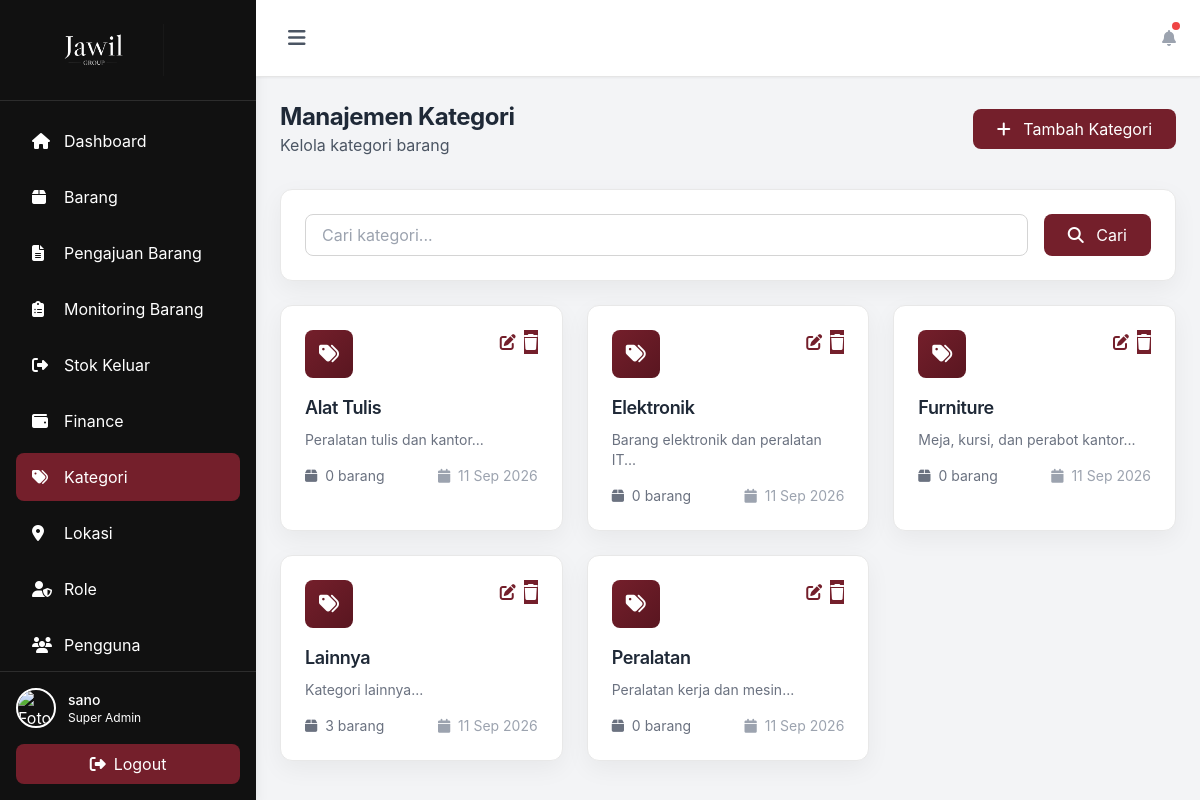
/categories.php (signed in), run on the app's committed database.
### tables this page shows
CREATE TABLE `menus` (
  `id` int(11) NOT NULL,
  `menu_name` varchar(50) NOT NULL,
  `menu_label` varchar(100) NOT NULL,
  `menu_icon` varchar(50) NOT NULL,
  `menu_url` varchar(100) NOT NULL,
  `menu_order` int(11) DEFAULT 0,
  `is_active` tinyint(1) DEFAULT 1,
  `created_at` timestamp NOT NULL DEFAULT current_timestamp()
);

CREATE TABLE `categories` (
  `id` int(11) NOT NULL,
  `category_name` varchar(100) NOT NULL,
  `description` text DEFAULT NULL,
  `created_at` timestamp NOT NULL DEFAULT current_timestamp(),
  `updated_at` timestamp NOT NULL DEFAULT current_timestamp() ON UPDATE current_timestamp()
);

### includes/db.php (called while the page is built, shortened)
<?php
class Database {
    private static $instance = null;
    private $connection;
    private function __construct() {
        try {
            $this->connection = new PDO(
                "mysql:host=" . DB_HOST . ";dbname=" . DB_NAME . ";charset=utf8mb4",
                DB_USER,
                DB_PASS,
                [
                    PDO::ATTR_ERRMODE => PDO::ERRMODE_EXCEPTION,
                    PDO::ATTR_DEFAULT_FETCH_MODE => PDO::FETCH_ASSOC,
                    PDO::ATTR_EMULATE_PREPARES => false
                ]
            );
        } catch (PDOException $e) {
            die("Database connection failed: " . $e->getMessage());
        }
    }
    public static function getInstance() {
        if (self::$instance === null) {
            self::$instance = new Database();
        }
        return self::$instance;
    }
    public function query($sql, $params = []) {
        try {
            $stmt = $this->connection->prepare($sql);
            $stmt->execute($params);
            return $stmt;
        } catch (PDOException $e) {
            throw new Exception("Query failed: " . $e->getMessage());
        }
    }
    public function fetchAll($sql, $params = []) {
        $stmt = $this->query($sql, $params);
        return $stmt->fetchAll();
    }
}
?>

### includes/auth.php (called while the page is built, shortened)
<?php
require_once __DIR__ . '/db.php';
class Auth {
    public function isLoggedIn() {
        return isset($_SESSION['user_id']) && isset($_SESSION['last_activity']);
    }
    public function hasPermission($permission) {
        $permissions = $_SESSION['permissions'] ?? [];
        return in_array($permission, $permissions) || in_array('*', $permissions);
    }
    public function getCurrentUser() {
        return [
            'id' => $_SESSION['user_id'],
            'employee_id' => $_SESSION['employee_id'] ?? null,
            'username' => $_SESSION['username'],
            'full_name' => $_SESSION['full_name'],
            'profile_photo' => $_SESSION['profile_photo'] ?? null,
            'email' => $_SESSION['email'],
            'role_id' => $_SESSION['role_id'],
            'role_name' => $_SESSION['role_name'],
            'permissions' => $_SESSION['permissions']
        ];
    }
    public function getAccessibleMenus() {
        $roleId = $_SESSION['role_id'];
        $db = Database::getInstance();
        try {
            $sql = "SELECT m.*
                    FROM menus m
                    JOIN role_menu_access rma ON m.id = rma.menu_id
                    WHERE rma.role_id = ? AND rma.can_view = 1 AND m.is_active = 1
                    ORDER BY m.menu_order";
            $menus = $db->fetchAll($sql, [$roleId]);
            return $menus;
        } catch (Exception $e) {
            if ($this->isSuperAdmin()) {
                try {
                    return $db->fetchAll("SELECT * FROM menus WHERE is_active = 1 ORDER BY menu_order");
                } catch (Exception $e2) {
                    return [
                        ['menu_name' => 'dashboard', 'menu_label' => 'Dashboard', 'menu_icon' => 'fa-home', 'menu_url' => 'dashboard.php'],
                        ['menu_name' => 'items', 'menu_label' => 'Barang', 'menu_icon' => 'fa-box', 'menu_url' => 'items.php'],
                        ['menu_name' => 'categories', 'menu_label' => 'Kategori', 'menu_icon' => 'fa-tags', 'menu_url' => 'categories.php'],
                        ['menu_name' => 'locations', 'menu_label' => 'Lokasi', 'menu_icon' => 'fa-map-marker-alt', 'menu_url' => 'locations.php'],
                        ['menu_name' => 'roles', 'menu_label' => 'Role', 'menu_icon' => 'fa-user-shield', 'menu_url' => 'roles.php'],
                        ['menu_name' => 'users', 'menu_label' => 'Pengguna', 'menu_icon' => 'fa-users', 'menu_url' => 'users.php'],
                        ['menu_name' => 'logs', 'menu_label' => 'Aktivitas', 'menu_icon' => 'fa-history', 'menu_url' => 'logs.php']
                    ];
                }
            }
            return [];
        }
    }
}
$auth = new Auth();
?>

### categories.php (the view, shortened to what this page needs)
<?php
require_once 'includes/db.php';
require_once 'includes/auth.php';
$auth->requireLogin();
$auth->requirePermission('categories.view', 'categories');
require_once 'includes/header.php';
$auth->requirePermission('categories.view', 'categories');
$search = $_GET['search'] ?? '';
$where = ['1=1'];
$params = [];
$whereClause = implode(' AND ', $where);
$categories = $db->fetchAll("
    SELECT c.*, COUNT(i.id) as item_count
    FROM categories c
    LEFT JOIN items i ON c.id = i.category_id
    WHERE $whereClause
    GROUP BY c.id
    ORDER BY c.category_name ASC
", $params);
?>
<div class="mb-8 flex flex-col md:flex-row md:items-center md:justify-between gap-4">
    <div>
        <h2 class="text-2xl font-bold text-gray-800">Manajemen Kategori</h2>
        <p class="text-gray-600">Kelola kategori barang</p>
    </div>
    <?php if ($auth->hasPermission('categories.manage')): ?>
        <button onclick="openModal('addModal')" class="bg-gradient-to-r from-purple-600 to-indigo-600 text-white px-6 py-2 rounded-lg hover:from-purple-700 hover:to-indigo-700 transition">
            <i class="fas fa-plus mr-2"></i>
            Tambah Kategori
        </button>
    <?php endif; ?>
</div>
<div class="bg-white rounded-xl shadow-sm p-6 mb-6">
    <form method="GET" action="" class="flex gap-4">
        <div class="flex-1">
            <input type="text" name="search" placeholder="Cari kategori..."
                class="w-full px-4 py-2 border border-gray-300 rounded-lg focus:ring-2 focus:ring-purple-500 focus:border-transparent"
                value="<?php echo htmlspecialchars($search); ?>">
        </div>
        <button type="submit" class="bg-purple-600 text-white px-6 py-2 rounded-lg hover:bg-purple-700 transition">
            <i class="fas fa-search mr-2"></i>
            Cari
        </button>
    </form>
</div>
<div class="grid grid-cols-1 md:grid-cols-2 lg:grid-cols-3 gap-6">
    <?php if (count($categories) > 0): ?>
        <?php foreach ($categories as $category): ?>
            <div class="bg-white rounded-xl shadow-sm p-6 hover:shadow-md transition">
                <div class="flex items-start justify-between mb-4">
                    <div class="w-12 h-12 bg-gradient-to-r from-purple-600 to-indigo-600 rounded-lg flex items-center justify-center">
                        <i class="fas fa-tags text-white text-xl"></i>
                    </div>
                    <div class="flex space-x-2">
                        <?php if ($auth->hasPermission('categories.manage')): ?>
                            <a href="?edit=<?php echo $category['id']; ?>" class="text-yellow-600 hover:text-yellow-800" title="Edit">
                                <i class="fas fa-edit"></i>
                            </a>
                            <button onclick="confirmDelete(<?php echo $category['id']; ?>)" class="text-red-600 hover:text-red-800" title="Hapus">
                                <i class="fas fa-trash"></i>
                            </button>
                        <?php endif; ?>
                    </div>
                </div>
                <h3 class="text-lg font-semibold text-gray-800 mb-2"><?php echo htmlspecialchars($category['category_name']); ?></h3>
                <p class="text-gray-500 text-sm mb-4"><?php echo htmlspecialchars(substr($category['description'], 0, 100)); ?>...</p>
                <div class="flex items-center justify-between text-sm">
                    <span class="text-gray-500">
                        <i class="fas fa-box mr-1"></i>
                        <?php echo $category['item_count']; ?> barang
                    </span>
                    <span class="text-gray-400">
                        <i class="fas fa-calendar mr-1"></i>
                        <?php echo date('d M Y', strtotime($category['created_at'])); ?>
                    </span>
                </div>
            </div>
        <?php endforeach; ?>
    <?php endif; ?>
</div>
<?php require_once 'includes/footer.php'; ?>

### includes/header.php (shortened to what this page needs)
<?php
require_once __DIR__ . '/auth.php';
$auth->requireLogin();
$user = $auth->getCurrentUser();
?>
<!DOCTYPE html>
<html lang="id">
<head>
    <script src="https://cdn.tailwindcss.com"></script>
    <link rel="stylesheet" href="https://cdnjs.cloudflare.com/ajax/libs/font-awesome/6.4.0/css/all.min.css">
</head>
<body class="bg-gray-100">
    <div class="flex h-screen overflow-hidden">
        <aside id="desktopSidebar" class="w-64 bg-white shadow-lg flex-shrink-0 hidden md:block">
            <div class="p-6 border-b">
                <div class="flex items-center space-x-3" title="Jawil Group">
                    <img src="includes/jawil-logo-transparent.png" alt="Jawil Group" class="sidebar-brand-logo">
                </div>
            </div>
            <nav class="p-4 space-y-2">
                <?php
                $accessibleMenus = $auth->getAccessibleMenus();
                foreach ($accessibleMenus as $menu):
                ?>
                <a href="<?php echo $menu['menu_url']; ?>" class="sidebar-link flex items-center space-x-3 px-4 py-3 rounded-lg text-gray-700 transition <?php echo basename($_SERVER['PHP_SELF']) == basename($menu['menu_url']) ? 'active' : ''; ?>">
                    <i class="fas <?php echo $menu['menu_icon']; ?> w-5"></i>
                    <span><?php echo $menu['menu_label']; ?></span>
                </a>
                <?php endforeach; ?>
                <?php if ($auth->hasPermission('settings.manage') || $auth->hasPermission('users.manage')): ?>
                <a href="login_background.php" class="sidebar-link flex items-center space-x-3 px-4 py-3 rounded-lg text-gray-700 transition <?php echo basename($_SERVER['PHP_SELF']) === 'login_background.php' ? 'active' : ''; ?>">
                </a>
                <?php endif; ?>
            </nav>
            <div class="absolute bottom-0 w-64 p-4 border-t bg-white">
                <div class="sidebar-user flex items-center space-x-3 mb-4">
                    <?php if (!empty($user['profile_photo'])): ?>
                        <img src="uploads/<?php echo htmlspecialchars($user['profile_photo']); ?>" alt="Foto profil" class="w-10 h-10 rounded-full object-cover border-2 border-white">
                    <?php else: ?>
                        <div class="w-10 h-10 bg-gradient-to-r from-purple-600 to-indigo-600 rounded-full flex items-center justify-center text-white font-bold">
                            <?php echo strtoupper(substr($user['full_name'], 0, 1)); ?>
                        </div>
                    <?php endif; ?>
                    <div class="sidebar-user-info flex-1">
                        <p class="font-medium text-gray-800 text-sm"><?php echo htmlspecialchars($user['full_name']); ?></p>
                        <p class="text-xs text-gray-500"><?php echo htmlspecialchars($user['role_name']); ?></p>
                    </div>
                </div>
                <a href="logout.php" class="sidebar-logout flex items-center justify-center space-x-2 w-full px-4 py-2 bg-red-50 text-red-600 rounded-lg hover:bg-red-100 transition">
                    <i class="fas fa-sign-out-alt"></i>
                    <span>Logout</span>
                </a>
            </div>
        </aside>
        <div class="flex-1 flex flex-col overflow-hidden">
            <header class="bg-white shadow-sm px-6 py-4 flex items-center justify-between">
                <div class="flex items-center gap-2">
                    <button class="hidden md:inline-flex text-gray-600 hover:text-gray-800 p-2 rounded-lg hover:bg-gray-100" onclick="toggleDesktopSidebar()" title="Toggle sidebar" aria-label="Toggle sidebar">
                        <i class="fas fa-bars text-xl"></i>
                    </button>
                </div>
                <div class="flex items-center space-x-4">
                    <div class="relative">
                        <i class="fas fa-bell text-gray-400 hover:text-gray-600 cursor-pointer"></i>
                        <span class="absolute -top-1 -right-1 w-2 h-2 bg-red-500 rounded-full"></span>
                    </div>
                </div>
            </header>
            <main class="flex-1 overflow-y-auto p-6">

### includes/header.php (style rules this page uses)
:root { --maroon: #741f2b; --maroon-dark: #591620; --ink: #111111; --paper: #ffffff; --muted-paper: #f5f5f5; }
body { background-color: var(--muted-paper); color: var(--ink); font-family: Inter, ui-sans-serif, system-ui, -apple-system, BlinkMacSystemFont, "Segoe UI", sans-serif; }
aside { background-color: var(--ink) !important; color: white; }
aside .border-b, aside .border-t { border-color: #2d2d2d !important; }
aside h1, aside p, aside .text-gray-500, aside .text-gray-700 { color: white !important; }
aside > div:last-child { background-color: var(--ink) !important; }
aside > div:last-child a { background-color: var(--maroon) !important; color: white !important; }
.sidebar-link { color: #d4d4d4 !important; }
.sidebar-link.active { background: var(--maroon) !important; color: white !important; }
header { background-color: var(--paper) !important; border-bottom: 1px solid #e5e5e5; }
main { color: var(--ink); }
main .bg-white { border: 1px solid #e8e8e8; box-shadow: 0 8px 24px rgba(17, 17, 17, 0.05) !important; }
main h1, main h2, main h3, main h4 { letter-spacing: -0.02em; }
main input, main select, main textarea { border-color: #d4d4d4 !important; border-radius: 0.55rem; }
main button:not([type="reset"]):not([class*="bg-gray"]), main a[class*="bg-indigo-"], main a[class*="bg-purple-"], main a[class*="bg-blue-"], main a[class*="bg-green-"], main a[class*="bg-red-"] { background-color: var(--maroon) !important; background-image: none !important; border-color: var(--maroon) !important; color: white !important; }
main [class*="from-purple-"], main [class*="from-indigo-"], main [class*="to-purple-"], main [class*="to-indigo-"] { background-image: linear-gradient(135deg, var(--maroon), var(--maroon-dark)) !important; }
main [class*="text-purple-"], main [class*="text-indigo-"], main [class*="text-blue-"], main [class*="text-green-"], main [class*="text-orange-"], main [class*="text-yellow-"], main [class*="text-red-"] { color: var(--maroon) !important; }
main [class*="from-purple-600"], main [class*="from-indigo-600"] { background-color: var(--maroon) !important; }
button[class*="bg-indigo-600"], button[class*="bg-purple-600"], button[class*="bg-blue-600"], a[class*="bg-indigo-600"], a[class*="bg-purple-600"], a[class*="bg-blue-600"], [class*="from-purple-600"] { background-color: var(--maroon) !important; background-image: none !important; }
#desktopSidebar { width: 16rem; transition: width 0.25s ease; }
.sidebar-brand-logo { display: block; width: 140px; height: 52px; object-fit: cover; object-position: center; filter: invert(1); mix-blend-mode: screen; background: transparent; }

### data on the page
menus: menu_label "Dashboard"
menus: menu_label "Barang"
menus: menu_label "Pengajuan Barang"
menus: menu_label "Monitoring Barang"
menus: menu_label "Stok Keluar"
menus: menu_label "Finance"
menus: menu_label "Kategori"
menus: menu_label "Lokasi"
menus: menu_label "Role"
menus: menu_label "Pengguna"
categories: category_name "Alat Tulis", description "Peralatan tulis dan kantor", item_count "0", created_at "11 Sep 2026"
categories: category_name "Elektronik", description "Barang elektronik dan peralatan IT", item_count "0", created_at "11 Sep 2026"
categories: category_name "Furniture", description "Meja, kursi, dan perabot kantor", item_count "0", created_at "11 Sep 2026"
categories: category_name "Lainnya", description "Kategori lainnya", item_count "3", created_at "11 Sep 2026"
categories: category_name "Peralatan", description "Peralatan kerja dan mesin", item_count "0", created_at "11 Sep 2026"

### other printed values
$user['full_name'] "sano"
$user['role_name'] "Super Admin"
